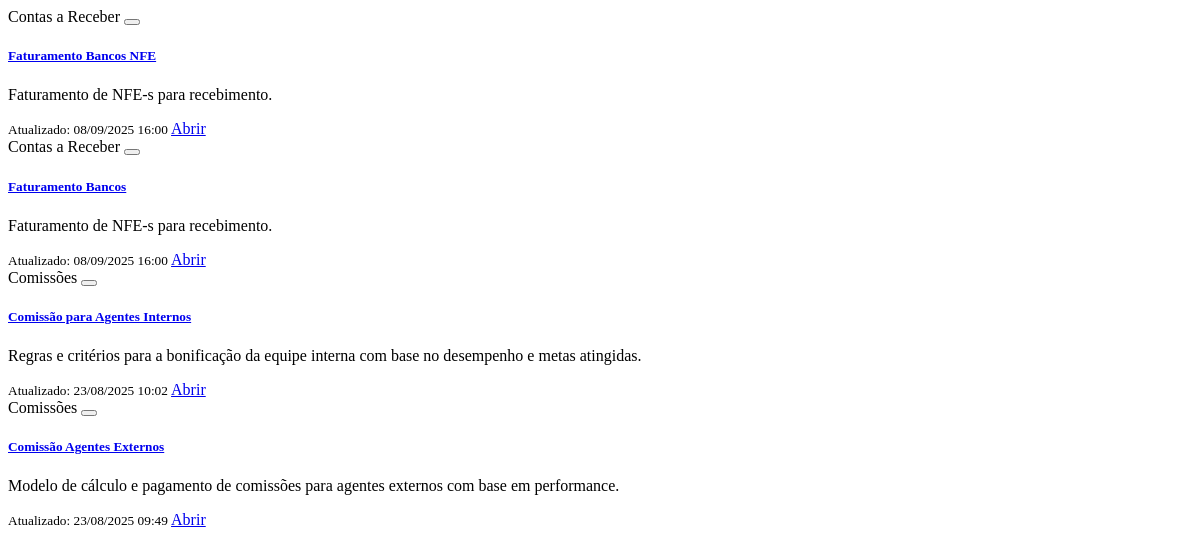
Before: /buscar/ (signed in) with the older database file.
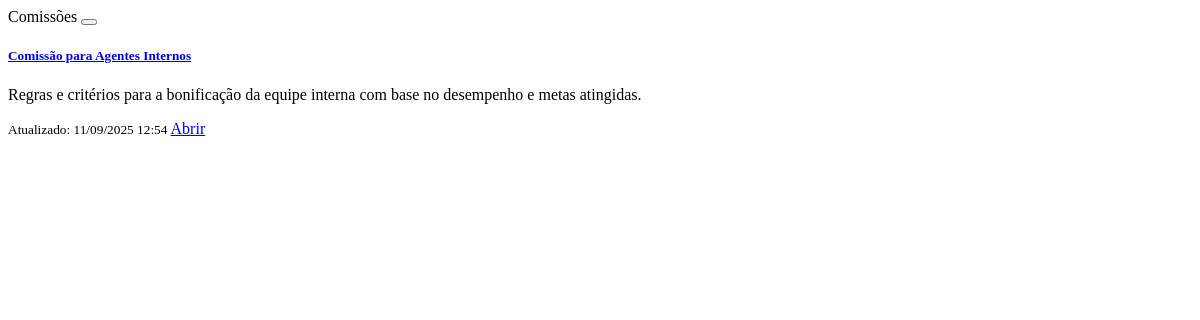
After: the same page with the newer database file.
### knowledge/models.py (models this page shows, shortened)
class Process(models.Model):
    category = models.ForeignKey(Category, on_delete=models.PROTECT, related_name='processes')
    title = models.CharField('Título', max_length=160)
    slug = models.SlugField(unique=True)
    description = models.TextField('Descrição')
    steps_md = RichTextField('Passo a passo (Rich Text)', blank=True, null=True)
    updated_at = models.DateTimeField(auto_now=True)
    created_at = models.DateTimeField(auto_now_add=True)
    is_published = models.BooleanField(default=True)
    class Meta:
        verbose_name = 'Processo'
        verbose_name_plural = 'Processos'
        indexes = [models.Index(fields=['title', 'description'])]
        ordering = ['-updated_at']

class Category(models.Model):
    name = models.CharField(max_length=80, unique=True)
    slug = models.SlugField(unique=True)
    description = models.CharField(max_length=55, blank=True, null=True)
    class Meta:
        verbose_name = 'Categoria'
        verbose_name_plural = 'Categorias'
        ordering = ['name']

### knowledge/views.py (the view)
# urls.py: path('buscar/', views.search, name='search'),
@login_required
def search(request):
    q = request.GET.get('q', '')
    cat = request.GET.get('cat', '')
    processes = Process.objects.filter(is_published=True)
    if q:
        processes = processes.filter(
            Q(title__icontains=q) | Q(description__icontains=q) | Q(steps_md__icontains=q)
        )
    if cat:
        processes = processes.filter(category__slug=cat)
    return render(request, 'knowledge/partials/_process_cards.html', {'processes': processes[:50]})

### knowledge/templates/knowledge/partials/_process_cards.html (shortened to what this page needs)
{% for p in processes %}
<div class="col-md-6 col-xl-4">
    <div class="card card-hover h-100">
        <div class="card-body d-flex flex-column">
            <div class="d-flex justify-content-between align-items-start">
                <span class="badge text-bg-light border badge-cat">{{ p.category.name }}</span>
                {% if user.is_authenticated %}
                <button id="fav-{{ p.id }}" onclick="toggleFavorite({{ p.id }})"
                    class="btn btn-sm {% if p.id in favorites_ids %}btn-warning{% else %}btn-outline-warning{% endif %}"></button>
                {% endif %}
            </div>
            <h5 class="mt-2"><a class="text-decoration-none" href="{% url 'knowledge:process_detail' p.slug %}">{{ p.title }}</a></h5>
            <p class="text-muted small flex-grow-1">{{ p.description|truncatewords:24 }}</p>
            <div class="d-flex justify-content-between align-items-center mt-2">
                <small class="text-muted">Atualizado: {{ p.updated_at|date:'d/m/Y H:i' }}</small>
                <a class="btn btn-sm btn-outline-primary" href="{% url 'knowledge:process_detail' p.slug %}">Abrir</a>
            </div>
        </div>
    </div>
</div>
{% empty %}
<div class="col-12 text-center text-muted py-5">Nenhum processo encontrado.</div>
{% endfor %}

Changed rows visible on the page:
removed Process: category.name "Contas a Receber", title "Faturamento Bancos NFE", description "Faturamento de NFE-s para recebimento.", updated_at "08/09/2025 16:00"
removed Process: category.name "Contas a Receber", title "Faturamento Bancos", description "Faturamento de NFE-s para recebimento.", updated_at "08/09/2025 16:00"
removed Process: category.name "Comissões", title "Comissão Agentes Externos", description "Modelo de cálculo e pagamento de comissões para agentes externos com base em performance.", updated_at "23/08/2025 09:49"
changed Process "Comissão para Agentes Internos": updated_at "23/08/2025 10:02" → "11/09/2025 12:54"
